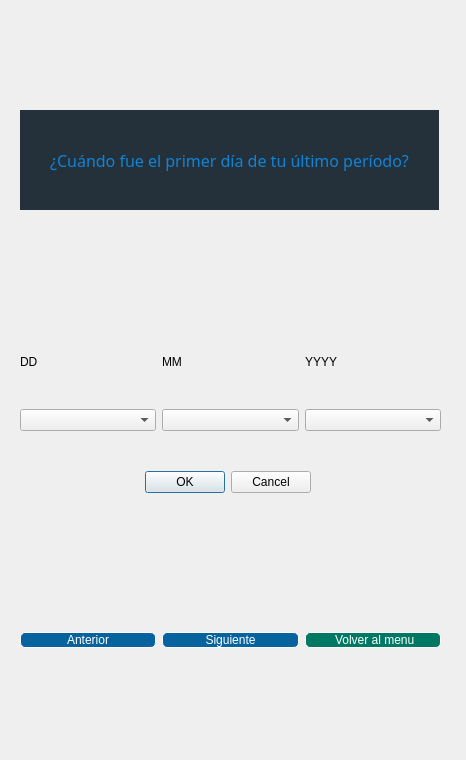
<?xml version="1.0" encoding="UTF-8"?>
<ui version="4.0">
 <class>DateSelectionDialog</class>
 <widget class="QWidget" name="DateSelectionDialog">
  <property name="geometry">
   <rect>
    <x>0</x>
    <y>0</y>
    <width>466</width>
    <height>760</height>
   </rect>
  </property>
  <property name="minimumSize">
   <size>
    <width>466</width>
    <height>760</height>
   </size>
  </property>
  <property name="maximumSize">
   <size>
    <width>466</width>
    <height>760</height>
   </size>
  </property>
  <property name="windowTitle">
   <string>Form</string>
  </property>
  <widget class="QWidget" name="gridLayoutWidget">
   <property name="geometry">
    <rect>
     <x>20</x>
     <y>320</y>
     <width>421</width>
     <height>111</height>
    </rect>
   </property>
   <layout class="QGridLayout" name="gridLayout_2">
    <item row="0" column="1">
     <widget class="QLabel" name="label_2">
      <property name="text">
       <string>MM</string>
      </property>
     </widget>
    </item>
    <item row="0" column="0">
     <widget class="QLabel" name="label">
      <property name="text">
       <string>DD</string>
      </property>
     </widget>
    </item>
    <item row="2" column="0">
     <widget class="QComboBox" name="dayComboBox"/>
    </item>
    <item row="2" column="2">
     <widget class="QComboBox" name="yearComboBox"/>
    </item>
    <item row="2" column="1">
     <widget class="QComboBox" name="monthComboBox"/>
    </item>
    <item row="0" column="2">
     <widget class="QLabel" name="label_3">
      <property name="text">
       <string>YYYY</string>
      </property>
     </widget>
    </item>
   </layout>
  </widget>
  <widget class="QLabel" name="dateQuestionLabel">
   <property name="geometry">
    <rect>
     <x>20</x>
     <y>110</y>
     <width>419</width>
     <height>100</height>
    </rect>
   </property>
   <property name="maximumSize">
    <size>
     <width>500</width>
     <height>100</height>
    </size>
   </property>
   <property name="font">
    <font>
     <family>Arial Rounded MT Bold</family>
     <pointsize>12</pointsize>
     <bold>false</bold>
    </font>
   </property>
   <property name="tabletTracking">
    <bool>false</bool>
   </property>
   <property name="contextMenuPolicy">
    <enum>Qt::PreventContextMenu</enum>
   </property>
   <property name="layoutDirection">
    <enum>Qt::LeftToRight</enum>
   </property>
   <property name="styleSheet">
    <string notr="true">background-color: rgb(33, 46, 54);
background-color: rgb(36, 49, 59);
border-top-color: rgb(42, 59, 71);
border-right-color: rgb(42, 59, 71);
border-buttom-color: rgb(42, 59, 71);
border-left-color: rgb(42, 59, 71);
color: rgb(16, 131, 214);</string>
   </property>
   <property name="text">
    <string>¿Cuándo fue el primer día de tu último período?</string>
   </property>
   <property name="scaledContents">
    <bool>true</bool>
   </property>
   <property name="alignment">
    <set>Qt::AlignCenter</set>
   </property>
   <property name="wordWrap">
    <bool>true</bool>
   </property>
  </widget>
  <widget class="QWidget" name="horizontalLayoutWidget">
   <property name="geometry">
    <rect>
     <x>20</x>
     <y>590</y>
     <width>421</width>
     <height>101</height>
    </rect>
   </property>
   <layout class="QHBoxLayout" name="horizontalLayout">
    <item>
     <widget class="QPushButton" name="BotonAnterior_2">
      <property name="styleSheet">
       <string notr="true">border-style: solid;
border-width: 1px;
;
background-color: rgb(129, 120, 255);
background-color: rgb(255, 176, 248);
color: rgb(255, 255, 255);
background-color: rgb(7, 99, 157);
border-radius: 5px;</string>
      </property>
      <property name="text">
       <string>Anterior</string>
      </property>
      <property name="icon">
       <iconset>
        <normaloff>:/images/images/Anterior.png</normaloff>:/images/images/Anterior.png</iconset>
      </property>
     </widget>
    </item>
    <item>
     <widget class="QPushButton" name="BotonSiguiente_2">
      <property name="styleSheet">
       <string notr="true">border-style: solid;
border-width: 1px;
;
background-color: rgb(129, 120, 255);
background-color: rgb(255, 176, 248);
color: rgb(255, 255, 255);
background-color: rgb(7, 99, 157);
border-radius: 5px;</string>
      </property>
      <property name="text">
       <string>Siguiente</string>
      </property>
      <property name="icon">
       <iconset>
        <normaloff>:/images/images/Siguiente.png</normaloff>:/images/images/Siguiente.png</iconset>
      </property>
     </widget>
    </item>
    <item>
     <widget class="QPushButton" name="botonVolver_2">
      <property name="styleSheet">
       <string notr="true">border-style: solid;
border-width: 1px;
;
background-color: rgb(0, 120, 100);
color: rgb(255, 255, 255);
border-radius: 5px;
</string>
      </property>
      <property name="text">
       <string> Volver al menu</string>
      </property>
      <property name="icon">
       <iconset>
        <normaloff>:/images/images/Menu.png</normaloff>:/images/images/Menu.png</iconset>
      </property>
     </widget>
    </item>
   </layout>
  </widget>
  <widget class="QDialogButtonBox" name="buttonBox">
   <property name="geometry">
    <rect>
     <x>140</x>
     <y>470</y>
     <width>171</width>
     <height>24</height>
    </rect>
   </property>
   <property name="standardButtons">
    <set>QDialogButtonBox::Cancel|QDialogButtonBox::Ok</set>
   </property>
  </widget>
 </widget>
 <resources/>
 <connections/>
</ui>
